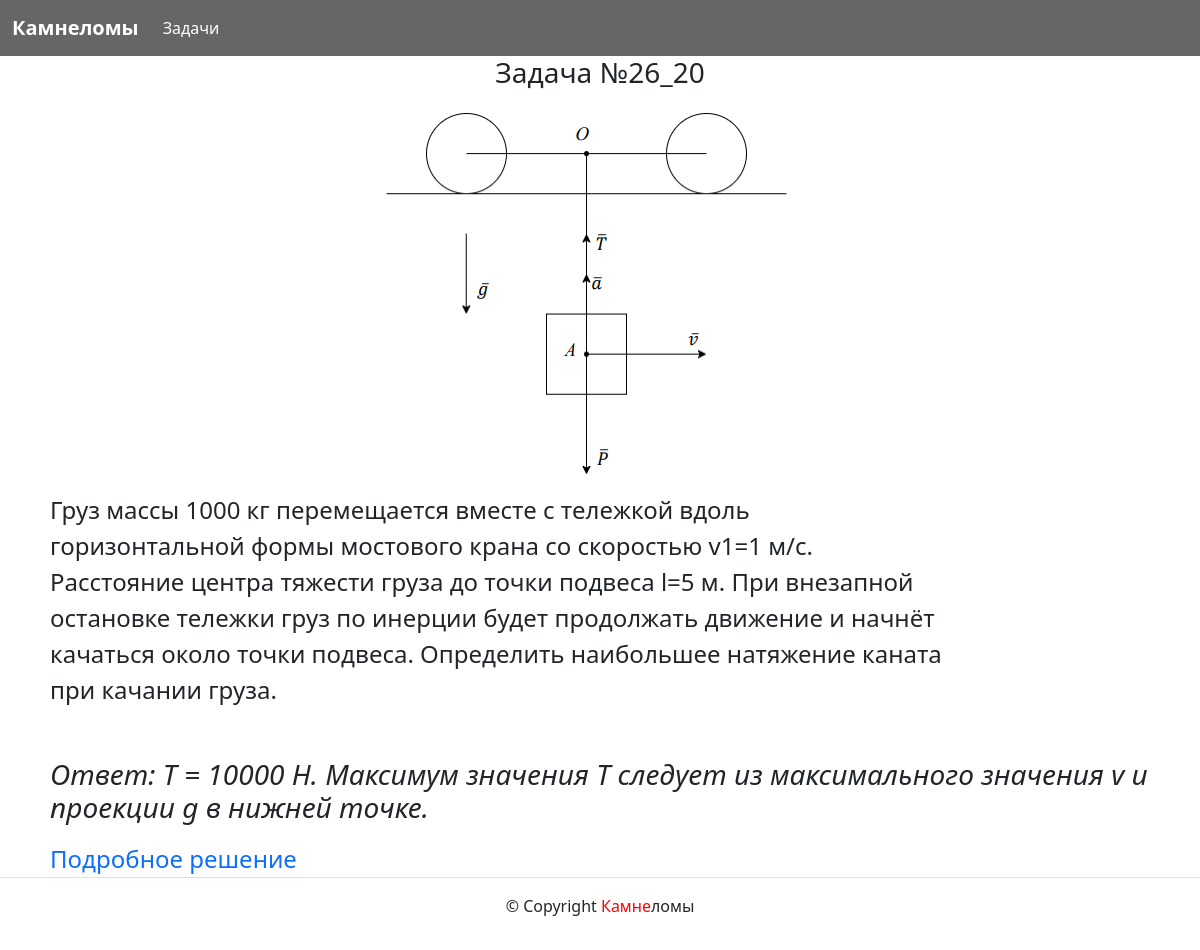
The app's page /task/26_20/ with its own data.
### task/models.py (models this page shows)
class Task(models.Model):
    slug = models.SlugField(unique=True)
    answer = models.TextField()
    image = models.ImageField(
        'Картинка',
        upload_to='task/',
        blank=True
    )
    class Meta:
        default_related_name = 'task'

### task/views.py (the view)
# urls.py: path('task/<slug:slug>/', views.task_detail, name='task_detail'),
def task_detail(request, slug):
    task = get_object_or_404(Task, slug=slug)
    templates = {
        '2_43_2': 'task/2_43_2.html',
        '2_43_3': 'task/2_43_3.html',
        '2_43_4': 'task/2_43_4.html',
        '26_17': 'task/26_17.html',
        '26_18': 'task/26_18.html',
        '26_19': 'task/26_19.html',
        '26_20': 'task/26_20.html',
    }
    context = {
        'task': task,
    }
    return render(request, templates[slug], context)

### templates/task/26_20.html (shortened to what this page needs)
{% extends 'base.html' %}
{% load thumbnail %}
{% block content %}
<main>
  <h3>
  <p class="text-center">Задача №{{task.slug}}</p></h3>
  {% thumbnail task.image "826x734" crop="center" upscale=False as im %}
  <img class="rounded mx-auto d-block" src="{{ im.url }}" alt="Responsive image" >
  {% endthumbnail %}
  <article class="col-12 col-md-9" style="margin-left:50px;">
    <p class="fw-weight-bold fs-4">
      {{ task.answer }}
    </p>
  </article>
  {% include 'includes/comment_26_20.html' %}
  <div style="margin-left:50px;">
  <a
    href="https://drive.google.com/file/d/1sHTJzsXZ5TO_JzSyPn47GTFSyucqOcBQ/view?usp=sharing" download="Zadacha_21_17.pdf" target="_blank" class="fs-4 link-offset-5 link-underline link-underline-opacity-0">Подробное решение</a>
</div>
</main>
{% endblock content %}

### records on screen
Task: slug "26_20", answer "Груз массы 1000 кг перемещается вместе с тележкой вдоль горизонтальной формы мостового крана со скоростью v1=1 м/с. Расстояние центра тяжести груза до точки подвеса l=5 м. При внезапной остановке тележки груз по инерции будет продолжать движение и начнёт качаться около точки подвеса. Определить наибольшее натяжение каната при качании груза."
